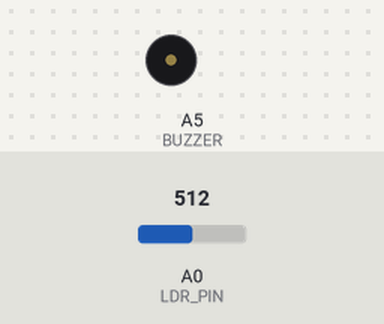
A sketch run on a simulated Arduino Uno, built with avr-gcc and run on an emulated ATmega328P. Parts: buzzer (waves = sounding). The inputs (shaded band) are chosen by the test bench; at power-on: A0 (LDR_PIN) = 512.

Above: at 1.8 s.
1.9 s: A0 (LDR_PIN) set to 417
3.4 s: A0 (LDR_PIN) set to 388
At 4.4 s:
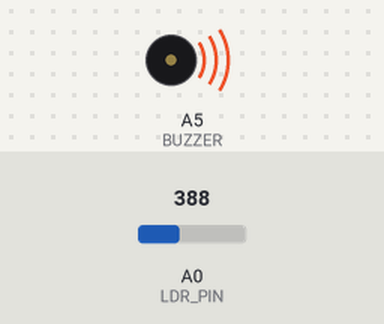
4.9 s: A0 (LDR_PIN) set to 410
At 5.5 s:
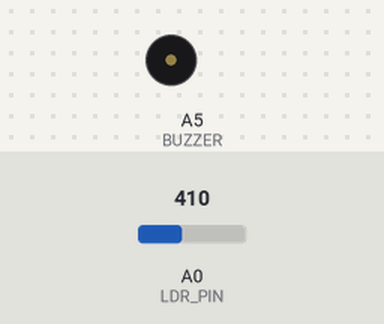
6.4 s: A0 (LDR_PIN) set to 390
At 7.8 s:
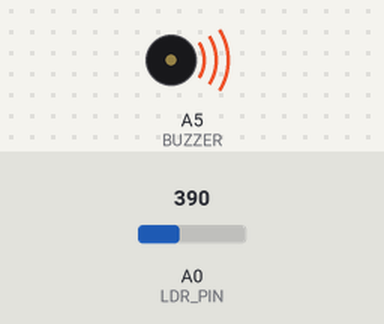
Timing chart, 0 to 8.9 s (numbered marks = the images above; inputs shaded):
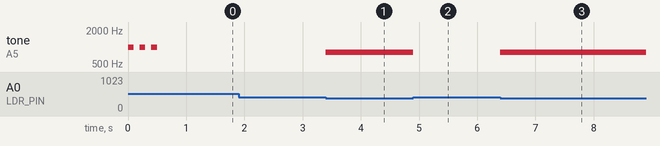

The sketch:

Ekstra_Dongu_S01.ino
```cpp
/*
  ================================================================
   S01  -  IŞIK THEREMİNİ  ·  DÖNGÜ SÜRÜMÜ (for / while)
  ================================================================
   Açılışta 3 kısa bip (devre hazır), sonra karanlık sürdükçe alarm.
   Devre: ders devresinin aynısı (LDR, 10k, pasif buzzer).
  ================================================================
*/

const int LDR_PIN = A0;
const int BUZZER  = A5;
const int ESIK    = 400;          // sınıfına göre ayarla

void setup() {
  for (int i = 0; i < 3; i++) {   // 3 kez tekrarla: devre hazır sinyali
    tone(BUZZER, 1000);
    delay(100);
    noTone(BUZZER);
    delay(100);
  }
}

void loop() {
  while (analogRead(LDR_PIN) < ESIK) {   // karanlık sürdükçe
    tone(BUZZER, 800);                   // alarm çalmaya devam et
  }
  noTone(BUZZER);                        // aydınlık: sus
}
```

Measured:
- the behaviour switches between 400 and 399 on A0 (LDR_PIN) (found by bisection; images 0 and 1)
- after the input at 1.9 s, every drawn part: stays the same
- after the input at 3.4 s, tone on A5 (BUZZER): silent → 800 Hz at once
- after the input at 4.9 s, tone on A5 (BUZZER): 800 Hz → silent at once
- after the input at 6.4 s, tone on A5 (BUZZER): silent → 800 Hz at once
